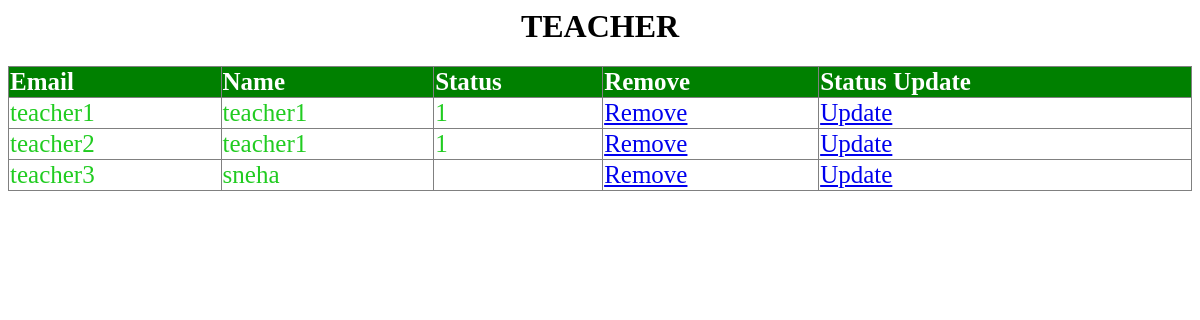
Screenshot of /statusteacher.php with the database file from the repository.
### tables this page shows
CREATE TABLE IF NOT EXISTS `teacher` (
  `emailid` varchar(50) NOT NULL,
  `password` varchar(10) NOT NULL,
  `name` varchar(50) NOT NULL,
  `address` varchar(100) NOT NULL,
  `phone` bigint(20) NOT NULL,
  `bloodgroup` varchar(3) NOT NULL,
  `joindate` date NOT NULL,
  `status` int(1) DEFAULT NULL,
  PRIMARY KEY (`emailid`),
  UNIQUE KEY `emailid` (`emailid`),
  UNIQUE KEY `emailid_2` (`emailid`)
);

### statusteacher.php (the view, shortened to what this page needs)
<html>
    <head>
    </head>
    <body>
    <h1 align="center">TEACHER</h1>
    <?php
    $con=new mysqli("localhost","root","","department") or die("couldnt connect to server");
    $query='select * from teacher';
    $data=mysqli_query($con,$query);
    echo "<table border='1'>";
    echo "<tr><th>Email</th><th>Name</th><th>Status</th><th>Remove</th><th>Status Update</th></tr>";
    if(mysqli_num_rows($data)>0)
    {
    while($row = mysqli_fetch_assoc($data))
    {
        echo "<tr><td>".$row['emailid']."</td><td>".$row['name']."</td><td>".$row['status']."</td>";
        ?>
        <td><a href="delteacher.php?a=<?php echo $row['emailid']; ?>">Remove</a></td>
        <td><a href="upt.php?a=<?php echo $row['emailid']; ?>">Update</a></tr>
        <?php
    }
    echo "</table>";
    }
?>
</body>
</html>

### statusteacher.php (style rules this page uses)
body { background-image: url(image.jpg); background-size: 1550px 1050px; }
table { background-color: white; border-collapse : collapse; width: 100%; color: #21cc21; font-size: 25px; text-align: left; }
th { background-color: green; color: white; }

### rows the page displays
teacher: emailid "teacher1", name "teacher1", status "1"
teacher: emailid "teacher2", name "teacher1", status "1"
teacher: emailid "teacher3", name "sneha"
